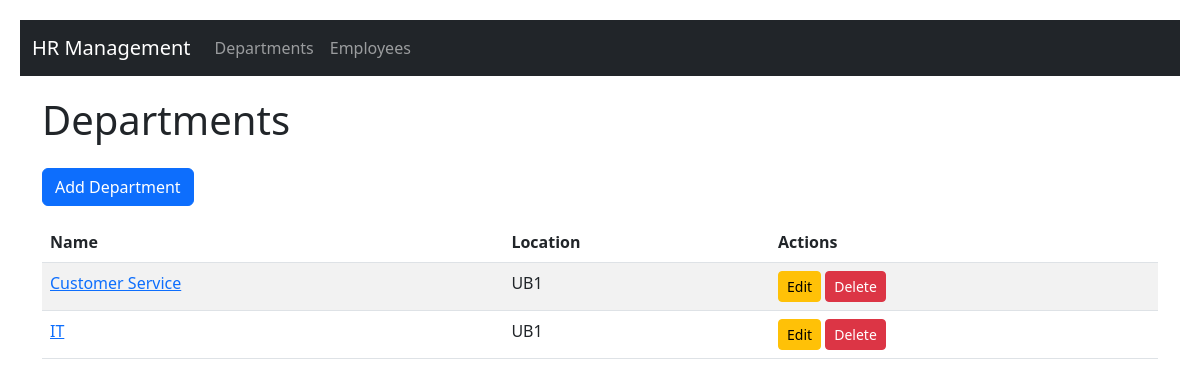
The page /hr/ on the database as committed earlier.
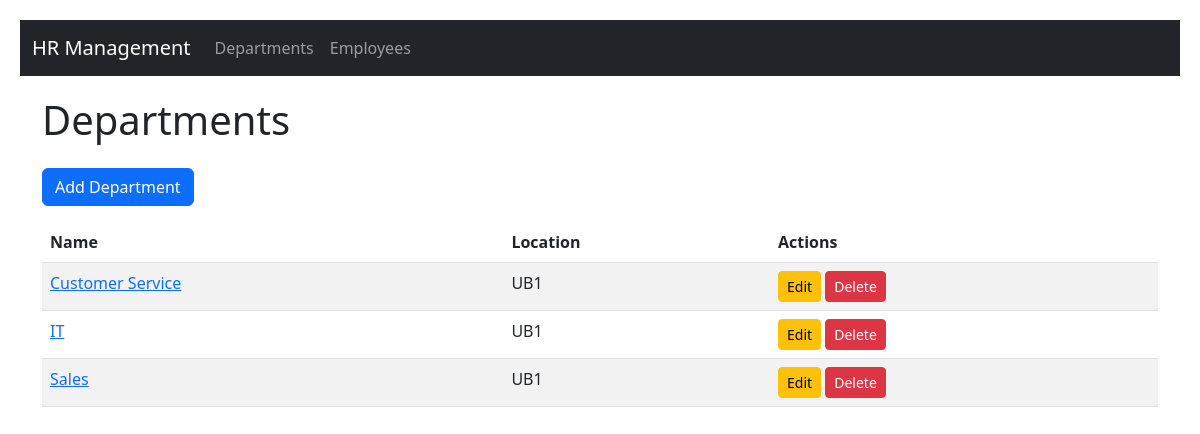
The same page on the database as committed later.
### hr/models.py (models this page shows, shortened)
class Department(models.Model):
    name = models.CharField(max_length=100)
    location = models.CharField(max_length=100)

### hr/views.py (the view)
# urls.py: path('', views.department_list, name='department_list'),
def department_list(request):
    departments = Department.objects.all()
    return render(request, 'hr/department_list.html', {'departments': departments})

### hr/templates/hr/department_list.html
{% extends 'hr/base.html' %}
{% block content %}
<h1 class="mb-4">Departments</h1>
<a href="{% url 'department_add' %}" class="btn btn-primary mb-3">Add Department</a>
<table class="table table-striped">
    <thead>
        <tr>
            <th>Name</th>
            <th>Location</th>
            <th>Actions</th>
        </tr>
    </thead>
    <tbody>
        {% for department in departments %}
            <tr>
                <td><a href="{% url 'department_employees' department.pk %}">{{ department.name }}</a></td>
                <td>{{ department.location }}</td>
                <td>
                    <a href="{% url 'department_edit' department.pk %}" class="btn btn-sm btn-warning">Edit</a>
                    <a href="{% url 'department_delete' department.pk %}" class="btn btn-sm btn-danger">Delete</a>
                </td>
            </tr>
        {% endfor %}
    </tbody>
</table>
{% endblock %}

Rows that differ between the two databases and show on the page:
added Department: name "Sales", location "UB1"
